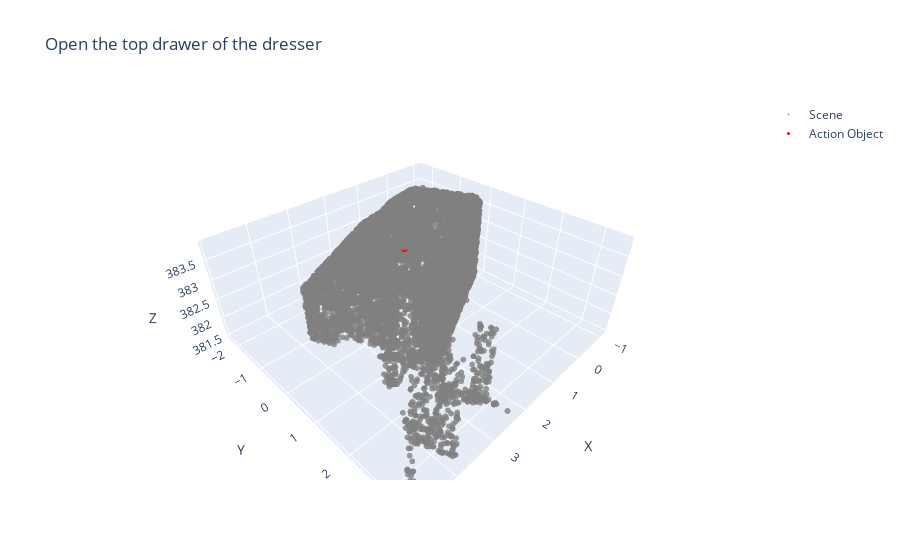

Notebook cell for this chart:
### Code cell
for mask_pth in masks_pth.glob('*.txt'):
    visit_id, desc_id, _ = mask_pth.name.split('_')
    instruction_str = get_instruction(instructions, visit_id, desc_id)
    pcd_path = DATASET_ROOT / SPLIT / visit_id / f'{visit_id}_laser_scan.ply'
    crop_mask_path = DATASET_ROOT / SPLIT / visit_id / f'{visit_id}_crop_mask.npy'

    # Read point cloud
    pcd = o3d.io.read_point_cloud(str(pcd_path))
    points = np.asarray(pcd.points)
    mask_idx = np.loadtxt(mask_pth, dtype=bool)
    crop_mask = np.load(crop_mask_path)

    obj = points[mask_idx, :]
    points_cropped = points[crop_mask, :]
    
    visualize_pointcloud(points_cropped, obj, instruction_str)
    
    # Wait for user input to proceed to the next iteration
    input("Press Enter to continue to the next mask eval")

### Figure 1 — Plotly figure (JSON) as saved in the notebook; plotly's stock layout.template omitted (floating-point values rounded to 4 significant figures; data arrays with more than 128 entries replaced by an {"elided": "..."} marker saying what was removed)
{"data": [{"marker": {"color": "grey", "opacity": 0.8, "size": 2}, "mode": "markers", "name": "Scene", "type": "scatter3d", "x": {"elided": "10022 float values"}, "y": {"elided": "10022 float values"}, "z": {"elided": "10022 float values"}}, {"marker": {"color": "red", "size": 3}, "mode": "markers", "name": "Action Object", "type": "scatter3d", "x": {"elided": "293 float values"}, "y": {"elided": "293 float values"}, "z": {"elided": "293 float values"}}], "layout": {"scene": {"xaxis": {"title": {"text": "X"}}, "yaxis": {"title": {"text": "Y"}}, "zaxis": {"title": {"text": "Z"}}}, "title": {"text": "Open the top drawer of the dresser"}}}
